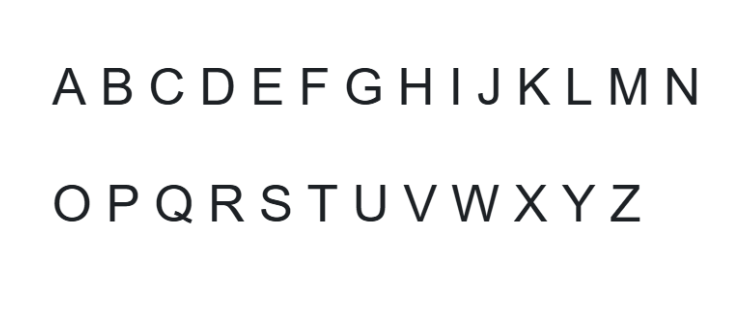
%> input picture alphabet.png, 736 x 310 px
$ octave --eval "result = task5CreatingAlphabet('alphabet.png');"   (GNU Octave 9; MATLAB toolbox functions it lacks are replaced by stand-ins)
%> lines starting %> are read from the running program, lines starting %| are printed output that depends on the picture; in (x1, y1, x2, y2) boxes, pixels count from 0 and x2, y2 are one past the last pixel; in counts of white or black regions, pixels touching at a corner belong together; the program's own positions count from 1
### task1BinarizationAdvanced.m
function imOut = task1BinarizationAdvanced(imagePath)
% OTSU'S METHOD: Otsu finds the threshold that minimizes intra-class
% variance (between-class variance maximized).

img = imread(imagePath);
if size(img,3) == 3
    img = rgb2gray(img); % If RGB, convert to grayscale
end

img = im2double(img);
T = graythresh(img);           % Otsu's method — returns value in [0,1]
%we use MATLAB's implementation -- EXPLAIN DEEPLY IN REPORT
fprintf('Otsu threshold: %.3f\n', T);
imOut = ~imbinarize(img, T);      % invert: text becomes true
end

### task2SegmentRows.m
function [rowStarts, rowEnds, rowMask] = task2SegmentRows(imBin)
% Goal: Detecting text rows using row projection after morphological joining

% Join nearby components inside the same text line
imRows = imclose(imBin, strel('rectangle', [7 25]));

% Row projection on the processed image
rowProjection = sum(imRows, 2);

% Threshold to separate text rows from background
threshold = 0.1 * max(rowProjection);
rowMask = rowProjection > threshold;

% Smooth row mask to fill small gaps
rowMask = imclose(rowMask, ones(15,1));

% Detect row start and end indices
changes = diff([0; rowMask; 0]);
rowStarts = find(changes == 1);
rowEnds = find(changes == -1) - 1;

% Remove very small detections (noise)
minHeight = 10;
validRows = (rowEnds - rowStarts + 1) >= minHeight;
rowStarts = rowStarts(validRows);
rowEnds = rowEnds(validRows);

% Show result
figure;
plot(rowProjection);
title('Detected text rows');
xlabel('Row index');
ylabel('Active pixels per row');
hold on;
plot(rowStarts, rowProjection(rowStarts), 'ro');
plot(rowEnds, rowProjection(rowEnds), 'go');
hold off;

end

### task2ExtractRows.m
function rowImages = task2ExtractRows(imBin, rowStarts, rowEnds)
% Goal: Extracting each detected text row as a separate image

numRows = length(rowStarts); % Number of text lines detected
rowImages = cell(numRows, 1); % Creamos una celda columna para guardar cada recorte

figure;
for k = 1:numRows
    rowImages{k} = imBin(rowStarts(k):rowEnds(k), :); %Recorto una banda horizontal de la imagen

    subplot(numRows, 1, k); %Dividimos la figura en numRows partes verticales
    imshow(rowImages{k});
    title(['Row ', num2str(k)]);
end

end

### task3SegmentCharacters.m
%Now we have to segment the characters on each row
function allChars = task3SegmentCharacters(row)

% Logical format, to ensure we work in black and white
row = logical(row);

% IMPROVEMENT 1: morphological closing along the horizontal axis.
% Bridges tiny gaps inside a single character (e.g. the gap between the
% two diagonals of W, or thin breaks in I/T at low resolution) so they
% are not split into two blobs by the projection.
% Kernel: 1 row x 3 cols — only closes horizontal gaps, will not merge
% neighbouring characters which are separated by more than 3 columns.
row = imclose(row, strel('rectangle', [1 3]));

%Vertical proyection. For each column how many pixels of character we have
%We have a matrix where the zeros are spaces and the non zeros letters.
charProyection = sum(row, 1);

% Vertical projection: for each column, how many ink pixels exist


% IMPROVEMENT 2: use threshold=1 instead of 0.
% threshold=0 means a single noise pixel in any column opens a new blob.
% Requiring at least 2 ink pixels per column eliminates isolated noise dots
% without affecting real character strokes (which span many pixels tall).
threshold = 1;
binaryProyection = charProyection > threshold;

% Detect character blobs
d = diff([0 binaryProyection 0]);
startChar = find(d ==  1);
endChar   = find(d == -1) - 1;

% IMPROVEMENT 3: drop blobs narrower than 3 pixels — these are noise or
% scanning artifacts, not characters. Without this filter they skew avgWidth
% and cause real characters to be wrongly flagged as merged pairs.
blobWidths = endChar - startChar + 1;
validBlobs = blobWidths >= 3;
startChar  = startChar(validBlobs);
endChar    = endChar(validBlobs);

% Add a 1-pixel margin around each blob to avoid cutting edge strokes
startCharMargin = max(startChar - 1, 1);
endCharMargin   = min(endChar   + 1, size(row,2));


%Extract the characters of each row
%The length go in blocks, not in number of letters. StartChar contain all
%the start point of the blocks
numChars = length(startCharMargin);
chars = cell(1, numChars);

% %Iterate in all the blocks 'cutted'. For i=1 1st Char, for i=2 2nd Char...
% for i = 1:numChars
%     chars{i} = row(:, startCharMargin(i):endCharMargin(i)); %We assign to the chars variable all the characters.
% end
% %Store all chars.


% --- BUG FIX (Bug 5) ---
% Compute widths from the RAW (pre-margin) boundaries.
% Using endCharMargin-startCharMargin inflates every width by ~2 px,
% which biases avgWidth upward and causes the split condition to
% under-trigger (merged character pairs are missed).
widths   = endChar - startChar + 1;   % raw pixel width of each blob
avgWidth = mean(widths);
k = 1;

for i = 1:numChars
    width = widths(i);   % use raw width for the comparison

    if width > 1.5 * avgWidth
        % This blob is likely two merged characters.  Split at the midpoint.
        % We keep a 1-column overlap on the right half to avoid cutting
        % ink strokes that fall exactly on the split column.

        % Midpoint column (in margin-padded coordinates)
        cut = round((startCharMargin(i) + endCharMargin(i)) / 2);

        % Left half:  startMargin … cut  (inclusive)
        chars{k} = row(:, startCharMargin(i):cut);
        k = k + 1;

        % --- BUG FIX (Bug 6) ---
        % Original code started the right half at cut-1, so columns
        % (cut-1) and (cut) were included in BOTH halves — a 2-column
        % double-count.  Starting at (cut) gives a clean 1-column overlap
        % that is sufficient to avoid stroke loss.
        chars{k} = row(:, cut:endCharMargin(i));
        k = k + 1;

    else
        chars{k} = row(:, startCharMargin(i):endCharMargin(i));
        k = k + 1;
    end
end

allChars = chars;

% [6 lines of commented-out code are left out]

end

### task4PreprocessingCharacters.m
function characterOut = task4PreprocessingCharacters(characterArray, N)
%Goal: convert each segmented character from task3 into a NxN image
%being characterArray a cell array with image of each segmented character

%PRESERVING ROW STRUCTURE TO FACILITATE RECOGNITION!!!

numRows=length(characterArray);
characterOut = cell(numRows, 1); %create a cell array with 1 column and as many rows as images we have

for i = 1:numRows
    currentRow = characterArray{i};
    numCharsRow = length(currentRow);
    processedRow= cell(1,numCharsRow);

for k=1:numCharsRow
    image = currentRow{k};

    [height, width]=size(image); %size of the image containing each char

    % --- BUG FIX (Bug 7) ---
    % The original code used the variable name 'diff', which shadows
    % MATLAB's built-in diff() function (used in task2 and task3).
    % Although task4 itself does not call diff(), the shadowing can cause
    % confusing "Undefined function" errors if MATLAB's workspace leaks or
    % if this function is ever called from a script where diff is needed.
    % Renamed to 'padDiff' throughout.

    if height > width
        padDiff     = height - width;
        zerosRight  = ceil(padDiff / 2);
        zerosLeft   = floor(padDiff / 2);
        imgSquare   = padarray(image,    [0 zerosLeft],  0, 'pre');
        imgSquare   = padarray(imgSquare,[0 zerosRight], 0, 'post');

    elseif width > height
        padDiff     = width - height;
        zerosTop    = ceil(padDiff / 2);
        zerosBottom = floor(padDiff / 2);
        imgSquare   = padarray(image,    [zerosTop    0], 0, 'pre');
        imgSquare   = padarray(imgSquare,[zerosBottom 0], 0, 'post');

     %if the image is already square
    else
        imgSquare = image;
    end

    % IMPROVEMENT: use nearest-neighbour interpolation for resizing instead
    % of the default bilinear.  The input is already a binary (logical) image.
    % Bilinear resize produces grey-valued pixels at stroke edges, then the
    % hard > 0.5 threshold randomly deletes thin strokes (the middle bar of E,
    % the serif of I, the diagonals of W and V).  Nearest-neighbour keeps
    % every pixel either fully black or fully white, preserving stroke integrity.
    processedRow{k} = imresize(imgSquare, [N N], 'nearest');

end
    characterOut{i} = processedRow; %adding in each iteration the WHOLE ROW of resized square images to the next pos of the cell array

end

% [7 lines of commented-out code are left out]

end

### task5CreatingAlphabet.m
function [alphabet, alphabetChars] = task5CreatingAlphabet(alphabetImagePath, N, labels)
% Goal: create an alphabet of character templates from an alphabet image.
% input:
% alphabetImagePath :'alphabet.png'
% N : final size of each character( 32)
% labels: character labels, ('ABCDEFGHIJKLMNOPQRSTUVWXYZ')

% output:
% alphabet: structure containing the templates (alphabet.A, alphabet.B...)
% alphabetChars -> cell array with the preprocessed character images

if nargin < 2
    N = 32;
end %if the user does not enter a value for N, we use 32 by default

if nargin < 3
    labels = 'ABCDEFGHIJKLMNOPQRSTUVWXYZ';
end %if the user does not enter the labels, the function uses an alphabet of 26 letters by defult

% binarize the alphabet image
imAlphabet = task1BinarizationAdvanced(alphabetImagePath);
%> in task1BinarizationAdvanced, img is the input picture: size 310x736x3 uint8; mean R, G, B 244.5, 244.6, 244.8
%> in task1BinarizationAdvanced, `T = graythresh(img);           % Otsu's method — returns value in [0,1]`: T = 0.608
%| Otsu threshold: 0.608
%> in task1BinarizationAdvanced, `imOut = ~imbinarize(img, T);`:
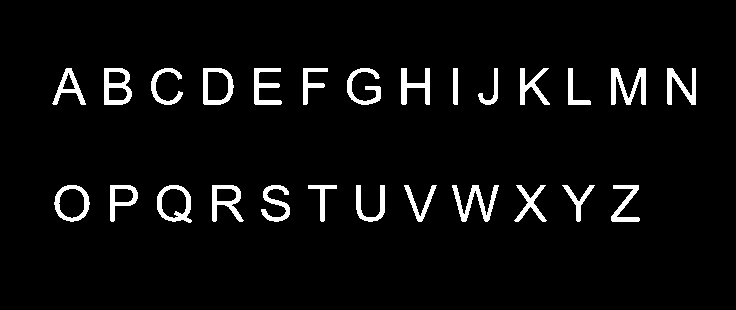
%> imOut: size 310x736 logical; 4.9% white; 26 white regions, largest, box (x1, y1, x2, y2) and area: (611, 68, 646, 105) 653, (452, 185, 499, 222) 618, (104, 68, 132, 105) 562

% we apply task2: segment rows
% in 'alphabet.png' two lines appear,
% rowStarts: saves where each row starts
% rowEnds: saves where each row ends
% ignore third exit (~)
[rowStarts, rowEnds, ~] = task2SegmentRows(imAlphabet);
%> in task2SegmentRows, `imRows = imclose(imBin, strel('rectangle', [7 25]));`:
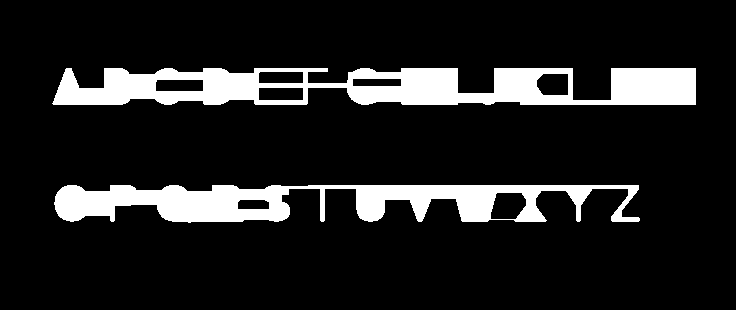
%> imRows: size 310x736 logical; 12.6% white; 2 white regions, box (x1, y1, x2, y2) and area: (52, 68, 696, 105) 15937, (54, 185, 640, 223) 12705
%> in task2SegmentRows, `rowProjection = sum(imRows, 2);`: rowProjection = 310 values, max 546 at index 101, min 0 at index 1, mean 92.39
%> in task2SegmentRows, `threshold = 0.1 * max(rowProjection);`: threshold = 54.6
%> in task2SegmentRows, `rowMask = rowProjection > threshold;`: rowMask = 310 logical values, 74 true
%> in task2SegmentRows, `changes = diff([0; rowMask; 0]);`: changes = 311 values, max 1 at index 69, min -1 at index 106, mean 0
%> in task2SegmentRows, `rowStarts = find(changes == 1);`: rowStarts = [69; 186]
%> in task2SegmentRows, `rowEnds = find(changes == -1) - 1;`: rowEnds = [105; 222]
%> in task2SegmentRows, `validRows = (rowEnds - rowStarts + 1) >= minHeight;`: validRows = [true; true]
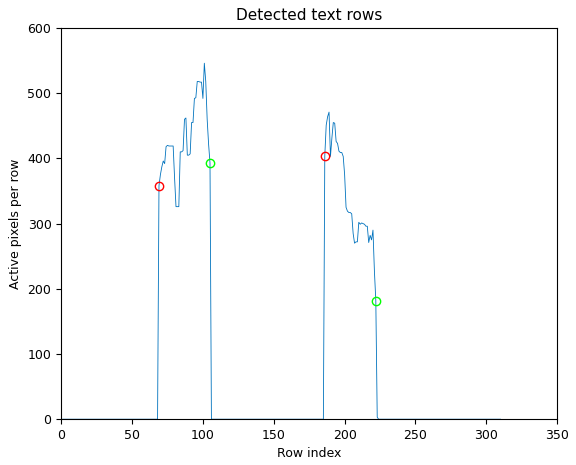
%> figure redrawn from the program's plot data; curve peaks at x = 101, y = 546
%> rowStarts = [69; 186]; rowEnds = [105; 222]

% extract each row, it creates two separate images
rowImages = task2ExtractRows(imAlphabet, rowStarts, rowEnds);
%> the loop in task2ExtractRows, `for k = 1:numRows` made 2 passes
%> pass 2, in task2ExtractRows, `imshow(rowImages{k});`:
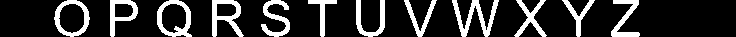
%> displayed picture: size 37x736 logical; 18.8% white; 12 white regions, largest, box (x1, y1, x2, y2) and area: (452, 0, 499, 37) 618, (212, 0, 244, 37) 517, (157, 0, 192, 37) 515
%> after the loop in task2ExtractRows, `for k = 1:numRows`: rowImages = 2 items
%> rowImages = 2 items

% segment characters in each row
numRows = length(rowImages);
%> numRows = 2
allChars = cell(numRows, 1); % we create an empty cell where we are saving the characters
%> allChars = {[], []}

for i = 1:numRows
    allChars{i} = task3SegmentCharacters(rowImages{i});
end
%> this loop made 2 passes
%> (threshold in task3SegmentCharacters, startChar in task3SegmentCharacters, endChar in task3SegmentCharacters, startCharMargin in task3SegmentCharacters, endCharMargin in task3SegmentCharacters, numChars in task3SegmentCharacters, widths in task3SegmentCharacters, avgWidth in task3SegmentCharacters) on pass 1: (1, [54 105 152 204 255 304 348 402 454 479 521 569 612 668], [86 132 183 234 282 328 381 430 458 498 550 591 646 696], [53 104 151 203 254 303 347 401 453 478 520 568 611 667], [87 133 184 235 283 329 382 431 459 499 551 592 647 697], 14, [33 28 32 31 28 25 34 29 5 20 30 23 35 29], 27.29)
%> (threshold in task3SegmentCharacters, startChar in task3SegmentCharacters, endChar in task3SegmentCharacters, startCharMargin in task3SegmentCharacters, endCharMargin in task3SegmentCharacters, numChars in task3SegmentCharacters, widths in task3SegmentCharacters) on pass 2: (1, [55 111 158 213 262 309 357 405 453 516 564 612], [90 138 192 243 290 337 385 436 499 546 594 640], [54 110 157 212 261 308 356 404 452 515 563 611], [91 139 193 244 291 338 386 437 500 547 595 641], 12, [36 28 35 31 29 29 29 32 47 31 31 29])
%> pass 1, in task3SegmentCharacters, `row = imclose(row, strel('rectangle', [1 3]));`:
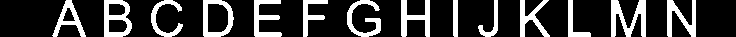
%> row: size 37x736 logical; 22% white; 14 white regions, largest, box (x1, y1, x2, y2) and area: (611, 0, 646, 37) 672, (104, 0, 132, 37) 562, (667, 0, 696, 37) 510
%> pass 2, in task3SegmentCharacters (call 2), `row = imclose(row, strel('rectangle', [1 3]));`:
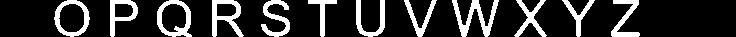
%> row: size 37x736 logical; 18.9% white; 12 white regions, largest, box (x1, y1, x2, y2) and area: (452, 0, 499, 37) 634, (157, 0, 192, 37) 519, (212, 0, 244, 37) 517
%> after the loop, allChars = 2 items

% preprocess characters to obtain NxN images
processedChars = task4PreprocessingCharacters(allChars, N);
%> in task4PreprocessingCharacters, `characterOut = cell(numRows, 1);`: characterOut = {[], []}
%> the loop in task4PreprocessingCharacters, `for i = 1:numRows` made 2 passes
%> numCharsRow on pass 1: 14
%> numCharsRow on pass 2: 12
%> after the loop in task4PreprocessingCharacters, `for i = 1:numRows`:
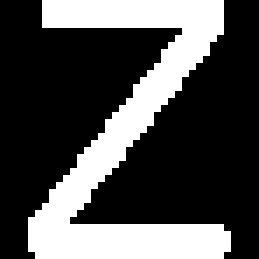
%> imgSquare: size 37x37 logical (shown 7 times larger); 30.5% white; 1 white region, box (x1, y1, x2, y2) and area: (4, 0, 33, 37) 418
%> after the loop in task4PreprocessingCharacters, `for i = 1:numRows`: characterOut = 2 items; padDiff = 6; processedRow = 12 items; zerosBottom = 6; zerosLeft = 3; zerosTop = 6
%> processedChars = 2 items

% convert the result into a simple cell array
alphabetChars = flattenCharacterCells(processedChars);
%> the loop in flattenCharacterCells, `for i = 1:numel(chars)` made 2 passes
%> alphabetChars = 26 items

% check that the number of characters matches the labels
if length(alphabetChars) ~= length(labels)
    error('Alphabet mismatch: segmented %d characters but %d labels were provided. ', length(alphabetChars), length(labels));
end
% create alphabet structure, where we save labels
alphabet = struct;

for k = 1:length(labels)
    currentLabel = labels(k);
    alphabet.(currentLabel) = alphabetChars{k};
end

end


function flatChars = flattenCharacterCells(chars)
% Converts nested cell arrays into a simple cell array, necessary because
% characteres are separated by rows

flatChars = {}; % We create an empty cell where we are saving every character in order

if iscell(chars) % check chars is a cell
    for i = 1:numel(chars)
        if iscell(chars{i})
            innerChars = flattenCharacterCells(chars{i});
            flatChars = [flatChars innerChars];
        else
            flatChars{end + 1} = chars{i};
        end
    end
else
    error('The preprocessed characters must be stored in a cell array.');
end

end
